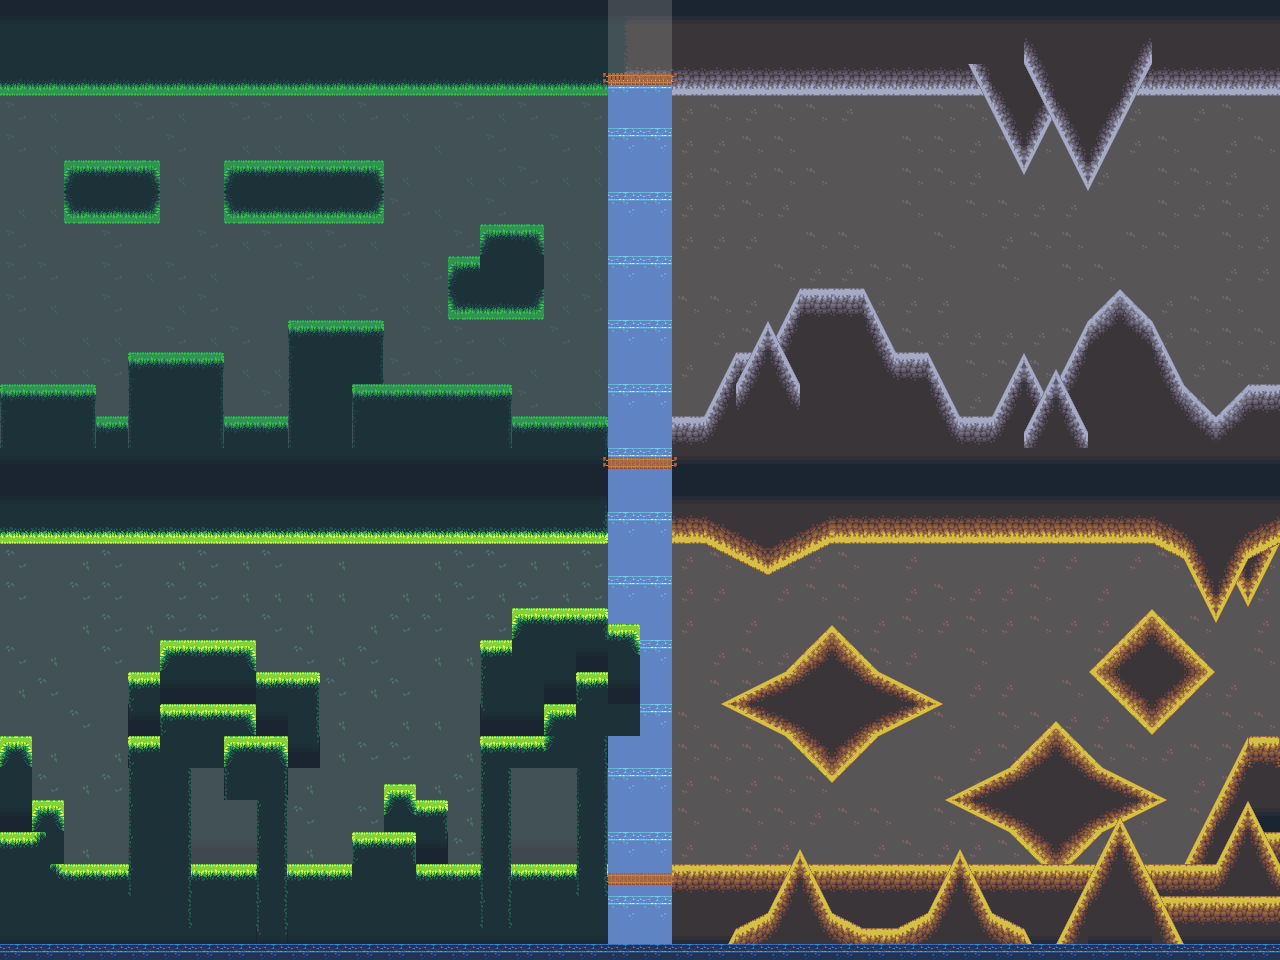

Below is a game level as drawn by its tile map, then a one-line description and the .tmx that defines it (tile-layer data replaced by summaries):
An orthogonal 40x30 tile map with 32x32 px tiles, 6 tile layers (Background, BackgroundWater, Ground, Platforms, ...), 2 tilesets and 13 objects.

<map version="1.0" tiledversion="1.1.4" orientation="orthogonal" renderorder="right-down" width="40" height="30" tilewidth="32" tileheight="32" infinite="0" nextobjectid="1">
 <tileset firstgid="1" name="tiles" tilewidth="32" tileheight="32" tilecount="350" columns="25">
  <image source="tiles0.png" width="800" height="448" />
  <tile id="0">
   <objectgroup draworder="index">
    <object id="2" x="0.136368" y="16.0909" width="32.0909" height="15.8182" />
   </objectgroup>
  </tile>
  <tile id="1">
   <objectgroup draworder="index">
    <object id="1" x="-0.04545" y="16.2727" width="32.0909" height="15.8182" />
   </objectgroup>
  </tile>
  <tile id="2">
   <objectgroup draworder="index">
    <object id="1" x="0.0454591" y="16.2727" width="32.0909" height="15.8182" />
   </objectgroup>
  </tile>
  <tile id="3">
   <objectgroup draworder="index">
    <object id="2" x="0" y="16" width="32.0909" height="15.8182" />
   </objectgroup>
  </tile>
  <tile id="29">
   <objectgroup draworder="index">
    <object id="2" x="31.9091" y="31.9091">
     <polygon points="0,0 0.181818,-31.9091 -16.2727,0.0909091" />
    </object>
   </objectgroup>
  </tile>
  <tile id="30">
   <objectgroup draworder="index">
    <object id="1" x="16.3636" y="31.8182">
     <polygon points="0,0 -16.2727,-31.7273 -16.2727,0.0909091" />
    </object>
   </objectgroup>
  </tile>
  <tile id="31">
   <objectgroup draworder="index">
    <object id="1" x="-0.136359" y="16.1818" width="32.0909" height="15.8182" />
    <object id="2" x="31.9091" y="31.9091">
     <polygon points="0,0 0.0909091,-15.8182 -8.36364,0.0909091" />
    </object>
   </objectgroup>
  </tile>
  <tile id="32">
   <objectgroup draworder="index">
    <object id="1" x="8.45455" y="31.8182">
     <polygon points="0,0 -8.27273,-15.7273 -8.36364,0.0909091" />
    </object>
   </objectgroup>
  </tile>
  <tile id="54">
   <objectgroup draworder="index">
    <object id="1" x="32.1818" y="32.1818">
     <polygon points="0,0 -31.9091,0.0909091 -16.3636,-32.0909 0.0908636,-32" />
    </object>
   </objectgroup>
  </tile>
  <tile id="55">
   <objectgroup draworder="index">
    <object id="1" x="32.0909" y="31.9091">
     <polygon points="0,0 -31.9091,0.0909091 -32,-32.0909 -15.5455,-32" />
    </object>
   </objectgroup>
  </tile>
  <tile id="56">
   <objectgroup draworder="index">
    <object id="1" x="32.0909" y="0">
     <polygon points="0,0 0,31.9091 -24.1818,32.0909 -8.81818,0.0909091" />
    </object>
   </objectgroup>
  </tile>
  <tile id="57">
   <objectgroup draworder="index">
    <object id="1" x="24.1818" y="-3.55271e-15">
     <polygon points="-15.3636,3.55271e-15 0,31.9091 -24.1818,32.0909 -24.1818,0.0909091" />
    </object>
   </objectgroup>
  </tile>
  <wangsets>
   <wangset name="Light Grass" tile="-1">
    <wangedgecolor name="Empty" color="#ff0000" tile="-1" probability="1" />
    <wangedgecolor name="Tile" color="#00ff00" tile="-1" probability="1" />
    <wangedgecolor name="Edge" color="#0000ff" tile="-1" probability="1" />
    <wangcornercolor name="Empty" color="#ff0000" tile="-1" probability="1" />
    <wangcornercolor name="Tile" color="#00ff00" tile="-1" probability="1" />
    <wangcornercolor name="Edge" color="#0000ff" tile="-1" probability="1" />
    <wangtile tileid="200" wangid="0x11322311" />
    <wangtile tileid="201" wangid="0x13222311" />
    <wangtile tileid="202" wangid="0x13223111" />
    <wangtile tileid="203" wangid="0x11323111" />
    <wangtile tileid="204" wangid="0x11322231" />
    <wangtile tileid="205" wangid="0x32223111" />
    <wangtile tileid="206" wangid="0x11323111" />
    <wangtile tileid="225" wangid="0x11322231" />
    <wangtile tileid="226" wangid="0x32222231" />
    <wangtile tileid="227" wangid="0x32223111" />
    <wangtile tileid="228" wangid="0x11323111" />
    <wangtile tileid="250" wangid="0x31322222" />
    <wangtile tileid="251" wangid="0x22222222" />
    <wangtile tileid="252" wangid="0x22223132" />
    <wangtile tileid="253" wangid="0x31323132" />
    <wangtile tileid="275" wangid="0x31111222" />
    <wangtile tileid="276" wangid="0x22111222" />
    <wangtile tileid="277" wangid="0x22111132" />
    <wangtile tileid="278" wangid="0x31111132" />
   </wangset>
  </wangsets>
 </tileset>
 <tileset firstgid="351" name="bg" tilewidth="32" tileheight="32" tilecount="350" columns="25">
  <image source="tiles0bg.png" width="800" height="448" />
  <tile id="266">
   <animation>
    <frame tileid="266" duration="1333" />
    <frame tileid="267" duration="1333" />
    <frame tileid="268" duration="333" />
   </animation>
  </tile>
  <tile id="291">
   <animation>
    <frame tileid="291" duration="1333" />
    <frame tileid="292" duration="1333" />
    <frame tileid="293" duration="333" />
    <frame tileid="316" duration="1333" />
    <frame tileid="317" duration="1333" />
    <frame tileid="318" duration="333" />
   </animation>
  </tile>
  <tile id="316">
   <animation>
    <frame tileid="316" duration="1333" />
    <frame tileid="317" duration="1333" />
    <frame tileid="318" duration="333" />
    <frame tileid="291" duration="1333" />
    <frame tileid="292" duration="1333" />
    <frame tileid="293" duration="333" />
   </animation>
  </tile>
  <tile id="317">
   <animation>
    <frame tileid="316" duration="1000" />
    <frame tileid="317" duration="1000" />
    <frame tileid="318" duration="1000" />
    <frame tileid="291" duration="1000" />
    <frame tileid="292" duration="1000" />
    <frame tileid="293" duration="1000" />
    <frame tileid="316" duration="1000" />
    <frame tileid="317" duration="1000" />
    <frame tileid="318" duration="1000" />
    <frame tileid="341" duration="1000" />
    <frame tileid="342" duration="1000" />
    <frame tileid="343" duration="1000" />
   </animation>
  </tile>
  <tile id="341">
   <animation>
    <frame tileid="316" duration="1000" />
    <frame tileid="317" duration="1000" />
    <frame tileid="318" duration="1000" />
    <frame tileid="291" duration="1000" />
    <frame tileid="292" duration="1000" />
    <frame tileid="293" duration="1000" />
    <frame tileid="316" duration="1000" />
    <frame tileid="317" duration="1000" />
    <frame tileid="318" duration="999" />
    <frame tileid="341" duration="1" />
   </animation>
  </tile>
 </tileset>
 <layer name="Background" width="40" height="30">
  <data>[1200 cells, 1200 non-empty, 30 distinct tile ids]</data>
 </layer>
 <layer name="BackgroundWater" width="40" height="30">
  <data>[1200 cells, 56 non-empty, 3 distinct tile ids]</data>
 </layer>
 <layer name="Ground" width="40" height="30">
  <data>[1200 cells, 616 non-empty, 75 distinct tile ids]</data>
 </layer>
 <layer name="Platforms" width="40" height="30">
  <data>[1200 cells, 12 non-empty, 3 distinct tile ids]</data>
 </layer>
 <layer name="Foreground" width="40" height="30">
  <data>[1200 cells, 140 non-empty, 46 distinct tile ids]</data>
 </layer>
 <layer name="Water" width="40" height="30">
  <data>[1200 cells, 47 non-empty, 8 distinct tile ids]</data>
 </layer>
</map>
